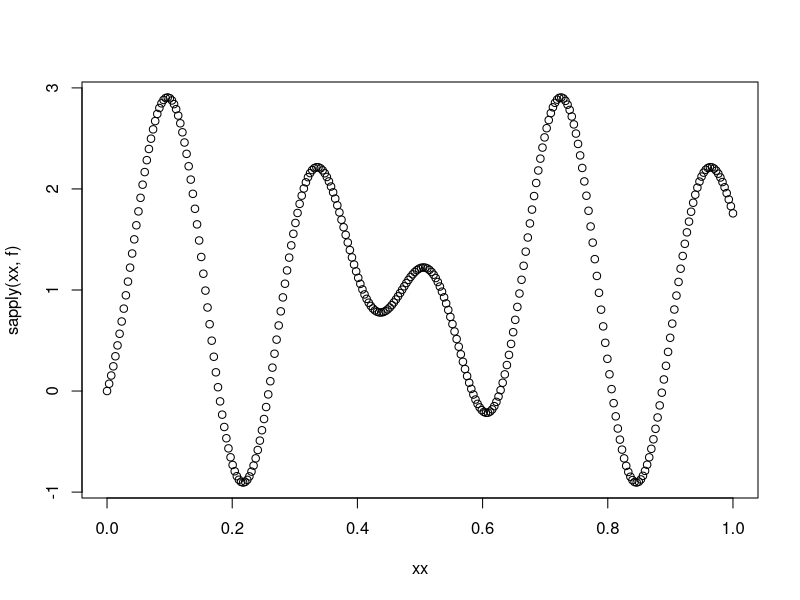

The R source for this figure: (Note: this script raises an error after producing the figure.)
library(MASS)
library(ggplot2)

f <- function(x){1+sin(20*x)-cos(30*x)}
xx <- seq(0.00001,1,length.out=300)

plot(xx,sapply(xx,f))

#Taken from Plumlee
phif =function(tv,p){
  lambdan = 4/(pi^2*(2*seq(0,p-1)+1)^2)
  3*sin(outer(tv,1/sqrt(lambdan)))*outer(rep(1,length(tv)),sqrt(lambdan))
}

xxdown <- seq(0.00001,1,length.out=ndown)
plot(xxdown,sapply(xxdown,f),ylab='f(t)',xlab='t')
lines(xx,sapply(xx,f))

p <- 30
phiptr <- phif(xxdown,p)
xxnew <- sort(c(xx,xxdown))
phiptest <- phif(xxnew,p)
puedoinvphitr<-solve(phiptr%*%t(phiptr))

fdata <- sapply(xxdown,f)

nsamps <- 1000
data <- mvrnorm(n = nsamps, mu= phiptest%*%t(phiptr)%*%puedoinvphitr%*%fdata , Sigma=phiptest%*%t(phiptest) -  phiptest%*%t(phiptr)%*%puedoinvphitr%*%phiptr%*%t(phiptest))

plot(xx,sapply(xx,f),type="l",xlab='x',ylab="f")
for(i in 1:100){
  lines(xxnew,data[i,],col="red",lty=2)
}
lines(xx,sapply(xx,f),type="l")
points(xxdown,sapply(xxdown,f),pch=16)


quantiles_data <- apply(data,2, quantile, probs = c(0.01,0.99))

ggplot() + geom_ribbon(aes(x=xxnew,ymin=quantiles_data[1,],ymax=quantiles_data[2,]),alpha=0.1, colour="red",fill="red")+
  geom_line(aes(x=xxnew,y=sapply(xxnew,f)), colour="black") + 
  geom_line(aes(xxnew,phiptest%*%t(phiptr)%*%puedoinvphitr%*%fdata),colour='blue') + 
  geom_point(aes(xxdown,sapply(xxdown,f)),size=2)+ 
  xlab("x") +
  ylab("f")



corr <- function(tv1,tv2){
  K1 <-matrix(tv1,nrow = length(tv1), ncol=length(tv2))
  K2 <-matrix(tv2,nrow = length(tv1), ncol=length(tv2),byrow=TRUE)
  K<-9/2*pmin(K1,K2)
  K
}

predictGP <-function(t_test, t_tr, f_tr){# obtain the fitted info
  gammahat <- 0
  
  # obtain the final covariance structure
  
  corr0 <- corr(t_tr, t_tr)  # c(t_tr, t_tr)
  kappa0 <- corr0 
  kappa0_inv <- solve(kappa0)
  kappa0_inv_f0 <- kappa0_inv%*%(as.vector(f_tr) - gammahat)
  corr_Tv <- corr(t_test, t_tr)# c(t_test, t_tr)
  kappa_Tv <- corr_Tv# c(t_test, t_tr)
  
  corr_toTv <- corr(t_tr, t_test)# c(t_tr, t_test)
  kappa_toTv <- corr_toTv#  c(., .)
  
  gamma_vec <- (gammahat + kappa_Tv%*%kappa0_inv_f0)
  kappa_Tv%*%kappa0_inv_f0
  gamma_vec
  corr_TvTv <- corr(t_test, t_test)# c(t_test, t_test)
  dkappa <- corr_TvTv
  kappa_vec <- pmax(dkappa -kappa_Tv%*%kappa0_inv%*%(kappa_toTv),10**-13)
  return(list(pred_mean=gamma_vec, pred_var=kappa_vec))}

t_tr = as.matrix(xxdown )
t_test = as.matrix(sort(c(t_tr,xx) ))
f_tr = sapply(xxdown,f)
predinfo <- predictGP(t_test,t_tr, f_tr)

nsamps <- 100000
data <- mvrnorm(n = nsamps, mu= predinfo$pred_mean , Sigma=predinfo$pred_var)
quantiles_data <- apply(data,2, quantile, probs = c(0.01,0.99))

pl<- ggplot() + 
  geom_ribbon(aes(x=t_test,ymin=quantiles_data[1,],ymax=quantiles_data[2,]),alpha=0.1, colour="red",fill="red") + 
  geom_line(aes(x=t_test,y=sapply(t_test,f)), colour="black") + 
  geom_line(aes(t_test,predinfo$pred_mean),colour='blue') + 
  geom_point(aes(xxdown,sapply(xxdown,f)),size=2)+ 
  xlab("x") +ylab("f")

pl

# approximations are not the same after the end points -- why?
# Gaussian process very inaccurate before the first end point and when 0 is included in the test set. 
# Baynesian Regression Problem is fine
# Gammahat does not seem matter as according to Plumlee. Not sure why.
#TODO: Try other covariance functions. How do the results change.
#TOOD: why is (9/2)*min(t,t') the covariance function of infinite sines
p <- 1000
phiptr <- phif(xxdown,p)
xxnew <- sort(c(xx,xxdown))
phiptest <- phif(xxnew,p)
puedoinvphitr<-solve(phiptr%*%t(phiptr))

fdata <- sapply(xxdown,f)

nsamps <- 100000
data <- mvrnorm(n = nsamps, mu= phiptest%*%t(phiptr)%*%puedoinvphitr%*%fdata , Sigma=phiptest%*%t(phiptest) -  phiptest%*%t(phiptr)%*%puedoinvphitr%*%phiptr%*%t(phiptest))
quantiles_data1 <- apply(data,2, quantile, probs = c(0.01,0.99))

pl + geom_ribbon(aes(x=xxnew,ymin=quantiles_data1[1,],ymax=quantiles_data1[2,]),alpha=0.2, colour="yellow",fill="yellow")

